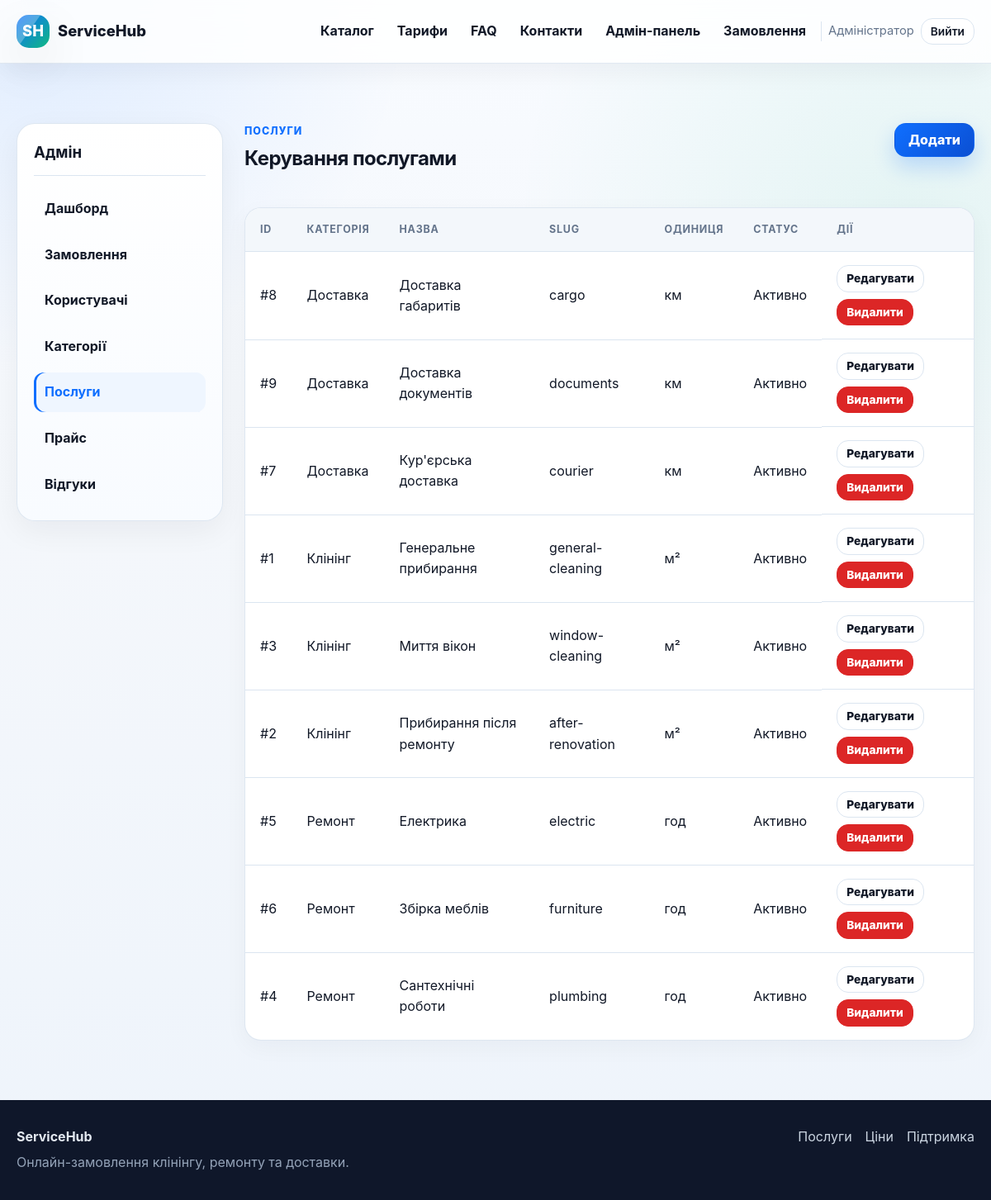
Page /admin/services (signed in) on the committed database.
### tables this page shows
CREATE TABLE users (
    id INTEGER PRIMARY KEY AUTOINCREMENT,
    role TEXT NOT NULL CHECK (role IN ('client', 'worker', 'admin')),
    full_name TEXT NOT NULL,
    email TEXT NOT NULL UNIQUE,
    password_hash TEXT NOT NULL,
    phone TEXT,
    city TEXT,
    address TEXT,
    specialization TEXT,
    service_area TEXT,
    schedule TEXT,
    price_text TEXT,
    is_blocked INTEGER NOT NULL DEFAULT 0,
    created_at TEXT NOT NULL DEFAULT CURRENT_TIMESTAMP
);

CREATE TABLE services (
    id INTEGER PRIMARY KEY AUTOINCREMENT,
    category_id INTEGER NOT NULL,
    name TEXT NOT NULL,
    slug TEXT NOT NULL,
    description TEXT,
    unit_label TEXT,
    is_active INTEGER NOT NULL DEFAULT 1,
    created_at TEXT NOT NULL DEFAULT CURRENT_TIMESTAMP,
    FOREIGN KEY (category_id) REFERENCES categories(id) ON DELETE RESTRICT,
    UNIQUE (category_id, slug)
);

CREATE TABLE categories (
    id INTEGER PRIMARY KEY AUTOINCREMENT,
    name TEXT NOT NULL UNIQUE,
    slug TEXT NOT NULL UNIQUE,
    description TEXT,
    is_active INTEGER NOT NULL DEFAULT 1,
    created_at TEXT NOT NULL DEFAULT CURRENT_TIMESTAMP
);

### app.py (the view)
@app.route("/admin/services")
@role_required("admin")
def admin_services():
    services = db_all(
        """
        SELECT s.*, c.name AS category_name
        FROM services s
        JOIN categories c ON c.id = s.category_id
        ORDER BY s.is_active DESC, c.name, s.name
        """
    )
    return render_template("admin/services.html", services=services)

### app.py (called while the page is built)
def get_db() -> sqlite3.Connection:
    if "db" not in g:
        db = sqlite3.connect(app.config["DATABASE"])
        db.row_factory = sqlite3.Row
        db.execute("PRAGMA foreign_keys = ON")
        g.db = db
    return g.db

def db_one(query: str, params: tuple = ()) -> sqlite3.Row | None:
    return get_db().execute(query, params).fetchone()

def db_all(query: str, params: tuple = ()) -> list[sqlite3.Row]:
    return get_db().execute(query, params).fetchall()

def active_label(value: int | None) -> str:
    return "Активно" if value else "Вимкнено"

def current_user() -> sqlite3.Row | None:
    user_id = session.get("user_id")
    if not user_id:
        return None
    return db_one("SELECT * FROM users WHERE id = ?", (user_id,))

@app.before_request
def load_logged_in_user():
    g.user = current_user()
    if g.user and g.user["is_blocked"] and request.endpoint not in {"logout", "static"}:
        session.clear()
        g.user = None
        flash("Ваш обліковий запис заблоковано адміністратором.", "danger")
        return redirect(url_for("login"))
    return None

@app.context_processor
def inject_globals() -> dict:
    return {
        "current_user": getattr(g, "user", None),
        "roles": ROLES,
        "specializations": SPECIALIZATIONS,
        "order_statuses": ORDER_STATUSES,
        "worker_status_options": WORKER_STATUS_OPTIONS,
        "format_datetime": format_datetime,
        "money": money,
        "role_label": role_label,
        "spec_label": spec_label,
        "active_label": active_label,
        "status_class": status_class,
        "payment_status_label": payment_status_label,
        "payment_status_class": payment_status_class,
    }

def role_required(*roles_required: str):
    def decorator(view):
        @wraps(view)
        def wrapped_view(*args, **kwargs):
            if g.user is None:
                flash("Спочатку увійдіть у систему.", "warning")
                return redirect(url_for("login", next=request.path))
            if g.user["role"] not in roles_required:
                abort(403)
            return view(*args, **kwargs)
        return wrapped_view
    return decorator

### templates/admin/services.html (shortened to what this page needs)
{% extends 'base.html' %}
{% block content %}
<section class="section">
    <div class="container dashboard-layout">
        <aside class="side-card">
            <h3>Адмін</h3>
            <a href="{{ url_for('admin_dashboard') }}">Дашборд</a>
            <a href="{{ url_for('admin_orders') }}">Замовлення</a>
            <a href="{{ url_for('admin_users') }}">Користувачі</a>
            <a href="{{ url_for('admin_categories') }}">Категорії</a>
            <a class="active" href="{{ url_for('admin_services') }}">Послуги</a>
            <a href="{{ url_for('admin_prices') }}">Прайс</a>
            <a href="{{ url_for('admin_reviews') }}">Відгуки</a>
        </aside>
        <div class="dashboard-main">
            <div class="section-head"><div><div class="eyebrow">Послуги</div><h1>Керування послугами</h1></div><a class="btn btn-primary" href="{{ url_for('admin_service_new') }}">Додати</a></div>
            <div class="table-card">
                <table>
                    <thead><tr><th>ID</th><th>Категорія</th><th>Назва</th><th>Slug</th><th>Одиниця</th><th>Статус</th><th>Дії</th></tr></thead>
                    <tbody>
                    {% for service in services %}
                        <tr>
                            <td>#{{ service.id }}</td><td>{{ service.category_name }}</td><td>{{ service.name }}</td><td>{{ service.slug }}</td><td>{{ service.unit_label or '—' }}</td><td>{{ active_label(service.is_active) }}</td>
                            <td class="actions-cell">
                                <a class="btn btn-sm btn-outline" href="{{ url_for('admin_service_edit', service_id=service.id) }}">Редагувати</a>
                                <form method="post" action="{{ url_for('admin_service_delete', service_id=service.id) }}" onsubmit="return confirm('Видалити або деактивувати послугу?')"><button class="btn btn-sm btn-danger" type="submit">Видалити</button></form>
                            </td>
                        </tr>
                    {% endfor %}
                    </tbody>
                </table>
            </div>
        </div>
    </div>
</section>
{% endblock %}

### templates/base.html (shortened to what this page needs)
<!doctype html>
<html lang="uk">
<head>
    <link rel="stylesheet" href="{{ url_for('static', filename='css/style.css') }}">
</head>
<body>
<header class="site-header">
    <div class="container header-inner">
        <a class="brand" href="{{ url_for('home') }}">
            <span class="brand-mark">SH</span>
            <span>ServiceHub</span>
        </a>
        <nav class="nav" data-nav>
            <a href="{{ url_for('catalog') }}">Каталог</a>
            <a href="{{ url_for('prices_public') }}">Тарифи</a>
            <a href="{{ url_for('faq') }}">FAQ</a>
            <a href="{{ url_for('contacts') }}">Контакти</a>
            {% if current_user %}
                {% if current_user.role == 'client' %}
                    <a href="{{ url_for('client_dashboard') }}">Кабінет</a>
                    <a class="btn btn-sm btn-primary" href="{{ url_for('client_create_order') }}">Замовити</a>
                {% elif current_user.role == 'worker' %}
                    <a href="{{ url_for('worker_dashboard') }}">Кабінет</a>
                    <a href="{{ url_for('worker_available_orders') }}">Доступні заявки</a>
                {% elif current_user.role == 'admin' %}
                    <a href="{{ url_for('admin_dashboard') }}">Адмін-панель</a>
                    <a href="{{ url_for('admin_orders') }}">Замовлення</a>
                {% endif %}
                <span class="nav-user">{{ current_user.full_name }}</span>
                <a class="btn btn-sm btn-outline" href="{{ url_for('logout') }}">Вийти</a>
            {% else %}
                <a href="{{ url_for('login') }}">Вхід</a>
                <a class="btn btn-sm btn-primary" href="{{ url_for('register') }}">Реєстрація</a>
            {% endif %}
        </nav>
    </div>
</header>
<main class="page">
    {% block content %}{% endblock %}
</main>
<footer class="site-footer">
    <div class="container footer-inner">
        <div>
            <strong>ServiceHub</strong>
            <p>Онлайн-замовлення клінінгу, ремонту та доставки.</p>
        </div>
        <div class="footer-links">
            <a href="{{ url_for('catalog') }}">Послуги</a>
            <a href="{{ url_for('prices_public') }}">Ціни</a>
            <a href="{{ url_for('contacts') }}">Підтримка</a>
        </div>
    </div>
</footer>
</body>
</html>

### rows in the picture
users: full_name "Адміністратор"
services: id "8", category_name "Доставка", name "Доставка габаритів", slug "cargo", unit_label "км", is_active "Активно"
services: id "9", category_name "Доставка", name "Доставка документів", slug "documents", unit_label "км", is_active "Активно"
services: id "7", category_name "Доставка", name "Кур'єрська доставка", slug "courier", unit_label "км", is_active "Активно"
services: id "1", category_name "Клінінг", name "Генеральне прибирання", slug "general-cleaning", unit_label "м²", is_active "Активно"
services: id "3", category_name "Клінінг", name "Миття вікон", slug "window-cleaning", unit_label "м²", is_active "Активно"
services: id "2", category_name "Клінінг", name "Прибирання після ремонту", slug "after-renovation", unit_label "м²", is_active "Активно"
services: id "5", category_name "Ремонт", name "Електрика", slug "electric", unit_label "год", is_active "Активно"
services: id "6", category_name "Ремонт", name "Збірка меблів", slug "furniture", unit_label "год", is_active "Активно"
services: id "4", category_name "Ремонт", name "Сантехнічні роботи", slug "plumbing", unit_label "год", is_active "Активно"
